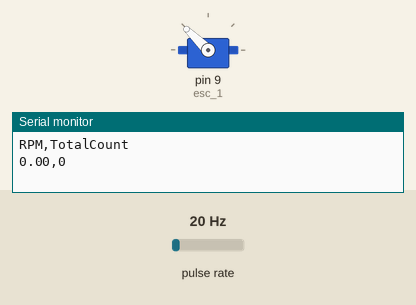
The sketch below on a simulated Arduino Uno, built with avr-gcc and run on an emulated ATmega328P. Shown: servo, the last lines printed to the serial monitor. Wiring (inferred from the names in the program): pulse sensor: data pin 2. Inputs (shaded band) come from the test bench; at power-on: pulse rate 20 Hz.

Above: at 2.05 s.
At 5.3 s:
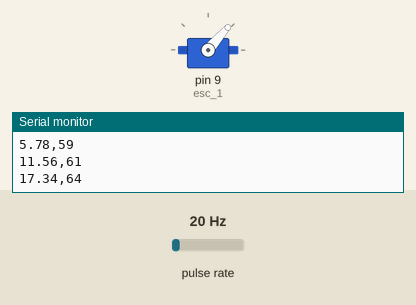
At 8.6 s:
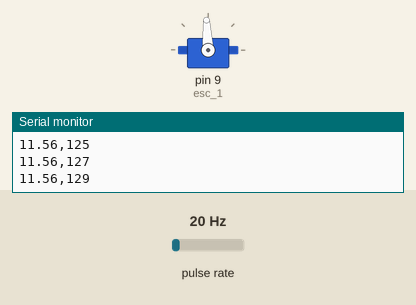
Timing chart, 0 to 10.6 s (numbered marks = the images above):
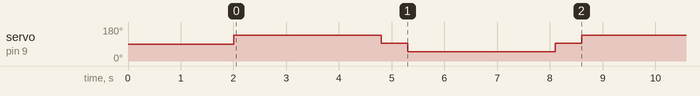

The sketch:

sketch_nov6b.ino
```cpp
#include <Servo.h>

Servo esc_1;

// ====== USER SETTINGS ======
int powerLevel = 100;             // -100..100
unsigned long runTime  = 2800;    // ms for each direction
unsigned long idleTime = 500;     // ms stop time between directions

// ====== Encoder pins ======
const int encoderA = 2;  // D2 (interrupt)

// ====== Encoder counters / timing ======
volatile long encoderCount = 0;     // counts from Channel A only
unsigned long lastReportMs = 0;
const unsigned long REPORT_PERIOD_MS = 100;  // ms
const double COUNTS_PER_REV = 103.8;         // single-channel pulses per rev

// ====== Motor timing (state machine) ======
enum MotorState { FORWARD, STOP1, BACKWARD, STOP2 };
MotorState motorState = FORWARD;
unsigned long stateStartMs = 0;

void setup() {
  // ESC
  esc_1.attach(9);
  delay(2000);  // arm ESC

  // Encoder setup
  pinMode(encoderA, INPUT_PULLUP);
  attachInterrupt(digitalPinToInterrupt(encoderA), isrA, RISING);  // count rising edges

  // Serial (CSV only)
  Serial.begin(9600);
  while (!Serial) { ; }

  // Print CSV header once (no other text)
  Serial.println("RPM,TotalCount");

  stateStartMs = millis();  // start timing
}

void loop() {
  unsigned long now = millis();

  // ----------------- Compute RPM & print CSV -----------------
  if (now - lastReportMs >= REPORT_PERIOD_MS) {
    lastReportMs = now;

    // snapshot encoder counts safely
    noInterrupts();
    long countNow = encoderCount;
    interrupts();

    static long lastCount = 0;
    long delta = countNow - lastCount;
    lastCount = countNow;

    // convert to RPM
    double revs = delta / COUNTS_PER_REV;
    double rpm = revs * (60000.0 / REPORT_PERIOD_MS);  // 60s/min × 1000ms/s

    // CSV output: RPM,TotalEncoderCount
    Serial.print(rpm, 2);
    Serial.print(",");
    Serial.println(countNow);
  }

  // ----------------- Motor non-blocking state machine -----------------
  switch (motorState) {
    case FORWARD:
      set_esc_power(powerLevel);
      if (now - stateStartMs >= runTime) {
        motorState = STOP1;
        stateStartMs = now;
      }
      break;

    case STOP1:
      set_esc_power(0);
      if (now - stateStartMs >= idleTime) {
        motorState = BACKWARD;
        stateStartMs = now;
      }
      break;

    case BACKWARD:
      set_esc_power(-powerLevel);
      if (now - stateStartMs >= runTime) {
        motorState = STOP2;
        stateStartMs = now;
      }
      break;

    case STOP2:
      set_esc_power(0);
      if (now - stateStartMs >= idleTime) {
        motorState = FORWARD;
        stateStartMs = now;
      }
      break;
  }
}

// ----------------- Helpers -----------------
void set_esc_power(int power) {
  power = constrain(power, -100, 100);
  const int signal_min = 1050;
  const int signal_max = 1950;
  int signal_output = map(power, -100, 100, signal_min, signal_max);
  esc_1.writeMicroseconds(signal_output);
}

// ----------------- Encoder ISR -----------------
void isrA() {
  encoderCount++;  // increment on every rising edge of channel A
}
```

Measured:
- by itself, servo on pin 9 (esc_1): repeats every 6.6 s: 93° 0.50 s, 49° 2.8 s, 93° 0.50 s, 136° 2.8 s
